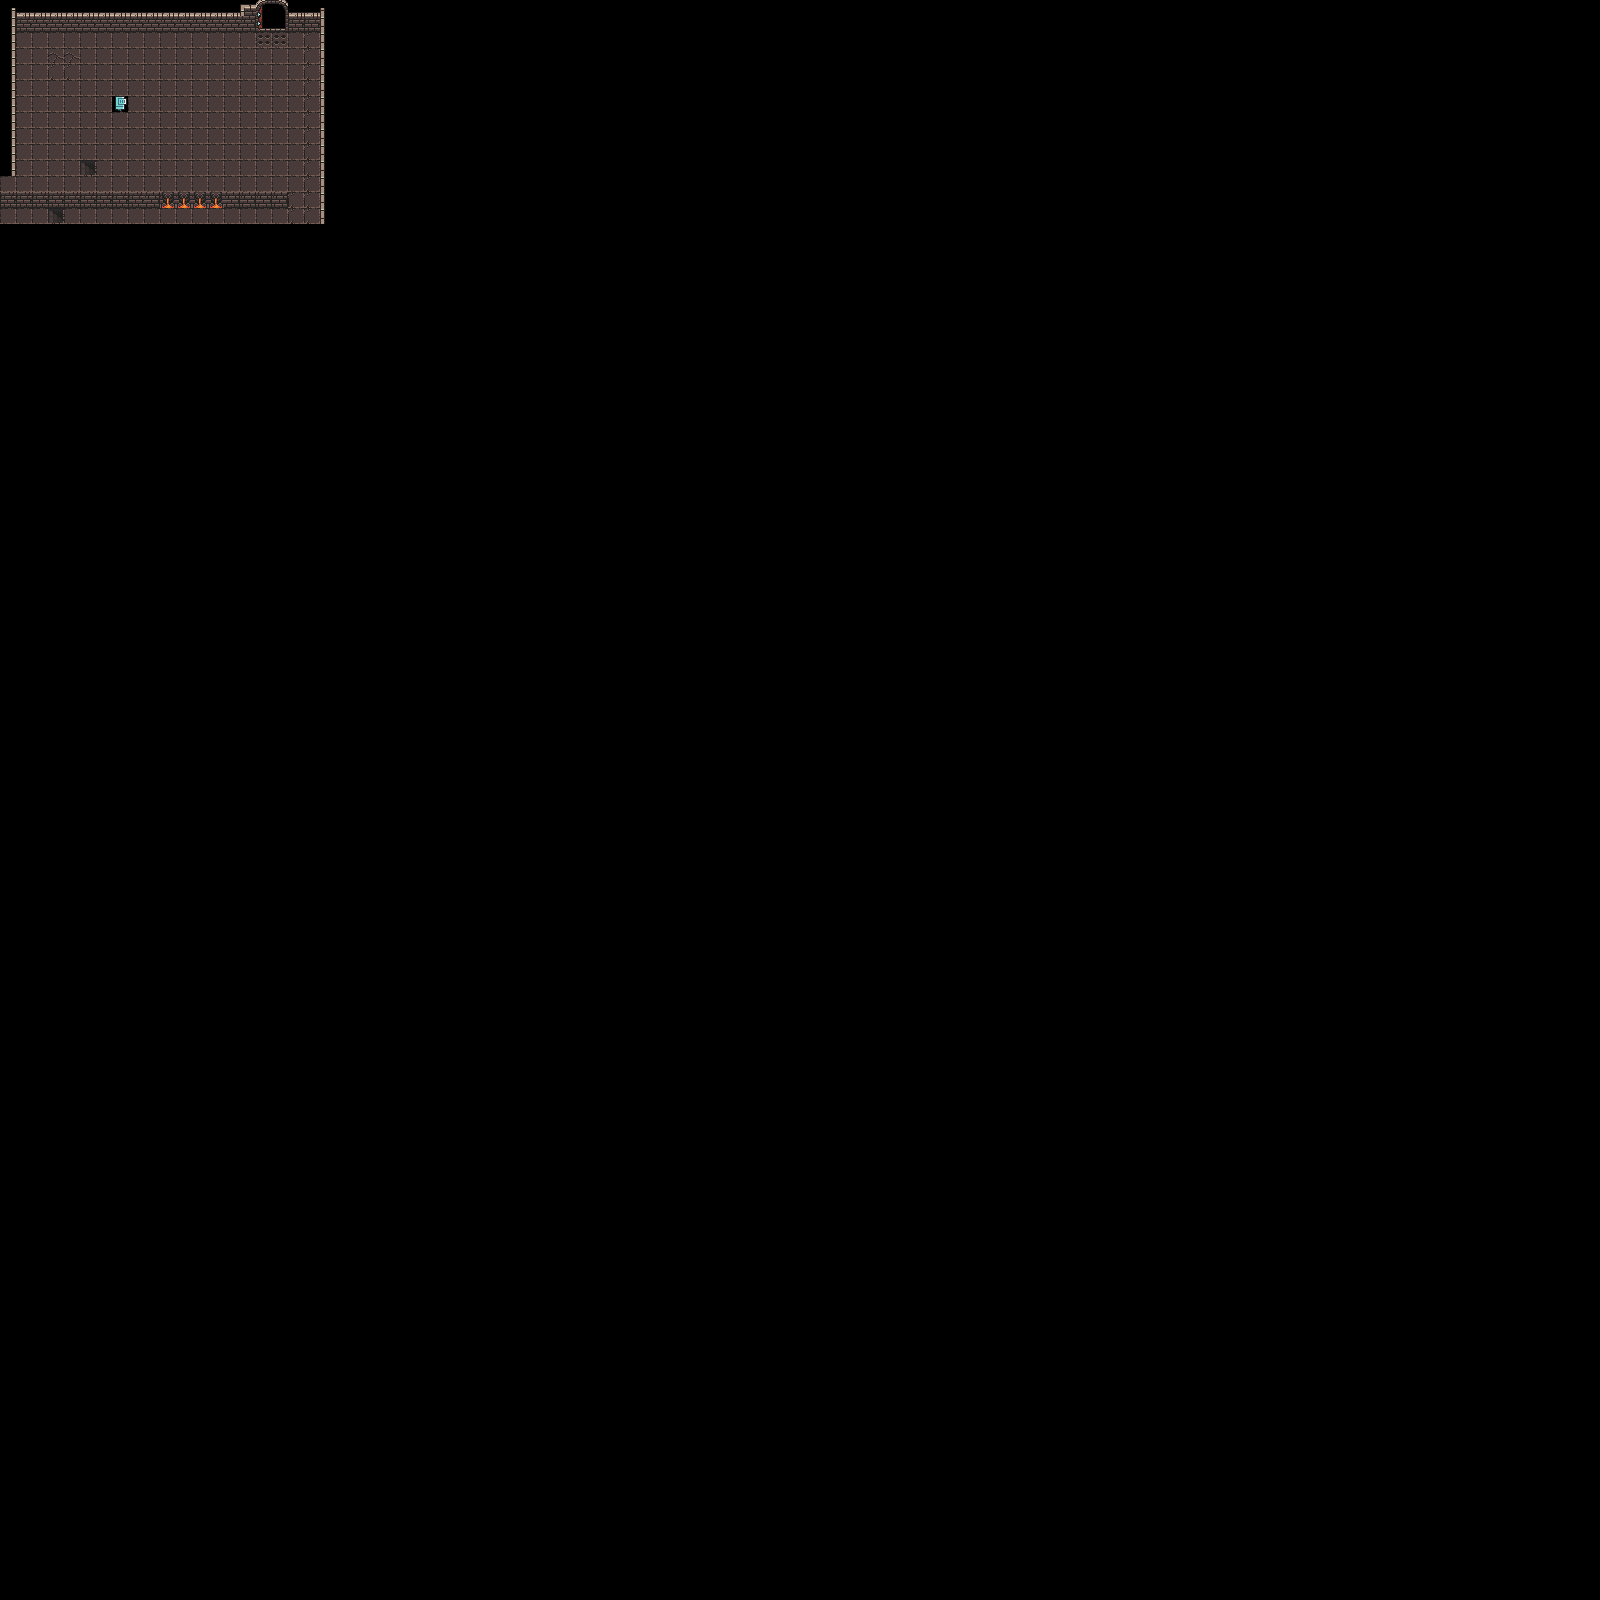

This game map was drawn from its Tiled (.tmx) file and the tilesets committed beside it. A one-line description and the trimmed map source follow:
An orthogonal 100x100 tile map with 16x16 px tiles, 1 tile layer (Calque de Tuiles 1).

<map version="1.10" tiledversion="1.10.1" orientation="orthogonal" renderorder="right-down" width="100" height="100" tilewidth="16" tileheight="16" infinite="0" nextlayerid="2" nextobjectid="1">
 <editorsettings>
  <export target="../public/tiles/dungeon-01.tmj" format="json" />
 </editorsettings>
 <tileset firstgid="1" name="dungeon" tilewidth="16" tileheight="16" tilecount="1024" columns="32">
  <image source="../public/tiles/dungeonworld.png" trans="ff00ff" width="512" height="512" />
 </tileset>
 <layer id="1" name="Calque de Tuiles 1" width="100" height="100">
  <data>[10000 cells, 294 non-empty, 21 distinct tile ids]</data>
 </layer>
</map>
